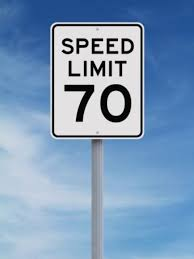
%> input picture wild_signs/speedLimit/streetsign12.jpg, 194 x 259 px
$ octave test.m   (GNU Octave 9; MATLAB toolbox functions it lacks are replaced by stand-ins)
%> lines starting %> are read from the running program, lines starting %| are printed output that depends on the picture
%> further down, im_speed is the input picture: size 259x194x3 uint8; mean R, G, B 125.4, 155.3, 187.7
### matchTemplate.m
function [ boundingBox ] = matchTemplate( temp, im )
% matchTemplate - matches the template to the image
% image is a colored image
% template is a cropped street sign that is gray
im_g = rgb2gray(im);
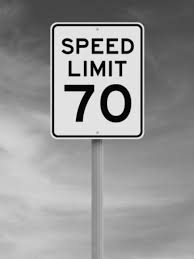
%> im_g: size 259x194 uint8; min 0, max 250, mean 150.1
[mt, nt] = size(temp);
[mi, ni] = size(im);
%> mi = 259; ni = 582
scale = max(mt/mi, nt/ni);
%> scale = 0.772

im_g = imresize(im_g, 5*scale);
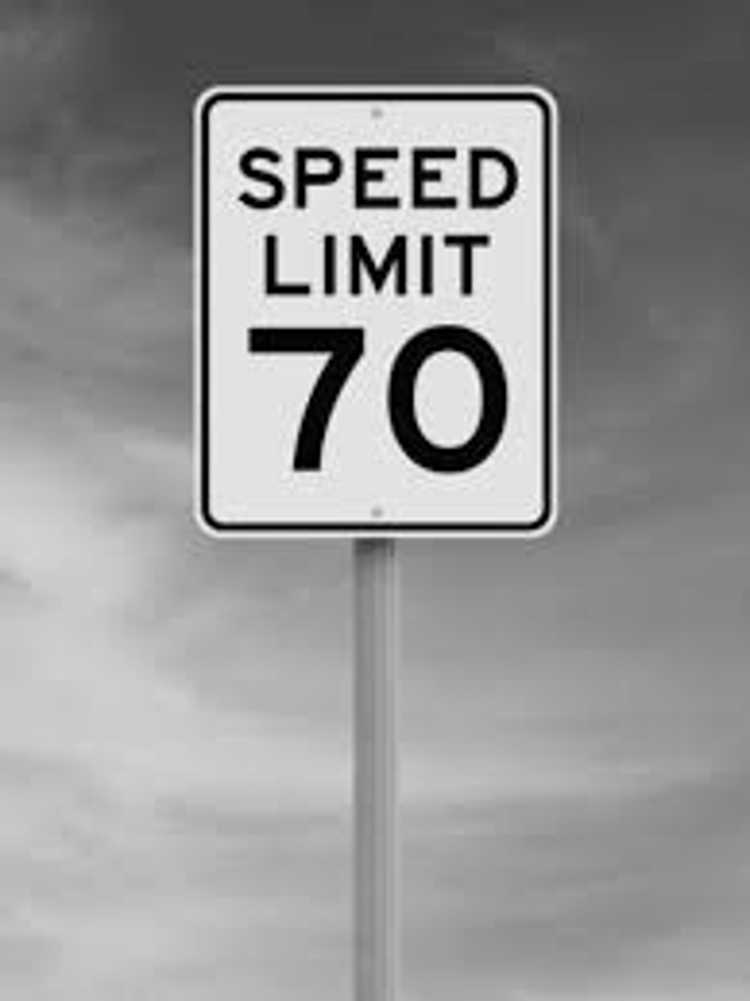
%> im_g: size 1001x750 uint8; min 0, max 255, mean 150.1


% MAYBE TRY TO USE DIFFERENT SIZE FILTERS WHEN EXTRACTING FEATURES

% detect the important features from both
% template and image
%> the run ends on the next line
image_points = detectSURFFeatures(im_g, 'MetricThreshold', 10,...
    'NumScaleLevels', 6, 'NumOctaves', 2);
temp_points = detectSURFFeatures(temp, 'MetricThreshold', 10,...
    'NumScalelevels', 6, 'NumOctaves', 2);
% [12 lines of commented-out code are left out]
[im_feat, im_points] = extractFeatures(im_g, image_points);
[temp_feat, temp_points] = extractFeatures(temp, temp_points);
% match those featrues
[pairs, matchVal] = matchFeatures(temp_feat, im_feat, 'Method', 'Exhaustive', ...
    'MatchThreshold', 1, 'MaxRatio', 0.8, 'Unique', true);

% somehow, sort these pairs by increasing match distance
% then, process these in that order.
[top_matches, indices] = sort(matchVal, 'ascend');
pairs = pairs(indices, :);

% plot the mapping between template points
% and points in the scene.
matchedTempPoints = temp_points(pairs(:, 1), :);
matchedScenePoints = im_points(pairs(:, 2), :);

subplot(1, 2, 1);
showMatchedFeatures(temp, im_g, matchedTempPoints, ...
    matchedScenePoints, 'montage');
title('All Matched Points');

numPoints = length(matchedTempPoints);
if numPoints > 12
    numPoints = 12;
end

if (numPoints >= 4)
    best_inliers = 0;
    error_threshold = 10;
    best_H = zeros(3, 3);
    H = zeros(8, 8);
    H(1,3)=1; H(2,6)=1; H(3,3)=1; H(4,6)=1; H(5,3)=1; H(6,6)=1; H(7,3)=1; H(8,6)=1;

    combinations = ones(numPoints, 4);
    row = 1;
    % make sure these are all unique
    for i=1:numPoints
        for j=1:numPoints
            for k=1:numPoints
                for l=1:numPoints
                    if (length(unique([i, j, k, l])) ~= 4)
                        combinations(row, :) = [i, j, k, l];
                    row = row + 1;
                    end
                end
            end
        end
    end
    %fprintf('rows: %d\n', row);

    numCombinations = length(combinations);
    for i=1:numCombinations
       %fprintf('estimating homography\n');
       % choose a random subset of four points
       points = combinations(i, :);
       %fprintf('iter: %d\n', i);

       p1 = matchedTempPoints(points(1)).Location;
       p2 = matchedTempPoints(points(2)).Location;
       p3 = matchedTempPoints(points(3)).Location;
       p4 = matchedTempPoints(points(4)).Location;
       x1 = round(p1(1, 1));
       y1 = round(p1(1, 2));
       x2 = round(p2(1, 1));
       y2 = round(p2(1, 2));
       x3 = round(p3(1, 1));
       y3 = round(p3(1, 2));
       x4 = round(p4(1, 1));
       y4 = round(p4(1, 2));

       p_1 = matchedScenePoints(points(1)).Location;
       p_2 = matchedScenePoints(points(2)).Location;
       p_3 = matchedScenePoints(points(3)).Location;
       p_4 = matchedScenePoints(points(4)).Location;
       x_1 = round(p_1(1, 1));
       y_1 = round(p_1(1, 2));
       x_2 = round(p_2(1, 1));
       y_2 = round(p_2(1, 2));
       x_3 = round(p_3(1, 1));
       y_3 = round(p_3(1, 2));
       x_4 = round(p_4(1, 1));
       y_4 = round(p_4(1, 2));

       % estimate the homography
       H(1,1)=x1;H(1,2)=y1;H(1,7)=(-x1*x_1);H(1,8)=(-y1*x_1);
       H(2,4)=x1;H(2,5)=y1;H(2,7)=(-x1*y_1);H(2,8)=(-y1*y_1);
       H(3,1)=x2;H(3,2)=y2;H(3,7)=(-x2*x_2);H(3,8)=(-y2*x_2);
       H(4,4)=x2;H(4,5)=y2;H(4,7)=(-x2*y_2);H(4,8)=(-y2*y_2);
       H(5,1)=x3;H(5,2)=y3;H(5,7)=(-x3*x_3);H(5,8)=(-y3*x_3);
       H(6,4)=x3;H(6,5)=y3;H(6,7)=(-x3*y_3);H(6,8)=(-y3*y_3);
       H(7,1)=x4;H(7,2)=y4;H(7,7)=(-x4*x_4);H(7,8)=(-y4*x_4);
       H(8,4)=x4;H(8,5)=y4;H(8,7)=(-x4*y_4);H(8,8)=(-y4*y_4);
       x = [x_1; y_1; x_2; y_2; x_3; y_3; x_4; y_4];

       warning('off', 'all');
       h = zeros(9, 1);
       h(1:8) = H\x;
       h(9) = 1;
       h = reshape(h, 3, 3)';
       warning('on', 'all');

       inlier_count = 0;
       %fprintf('estimating outliers\n');
       % transform all of the points
       for j=1:numPoints
           p = matchedTempPoints(j).Location;
           x = p(1, 1);
           y = p(1, 2);
           p_ = matchedScenePoints(j).Location;
           x_ = p_(1, 1);
           y_ = p_(1, 2);

           proj = h * [x; y; 1];
           proj = proj / proj(3);

           error = proj - [x_ y_ 1]';
           if (norm(error, 1) < error_threshold)
               inlier_count = inlier_count + 1;
           end
           %fprintf('point: %d, error: %.3f\n', j, norm(error, 1));
           %fprintf('x: %.3f, x_: %.3f, y: %.3f, y_: %.3f, z: %.3f, z_: %.3f\n', ...
                %proj(1), x_, proj(2), y_, proj(3), 1);
       end

       % estimate which points are inliers
       if (inlier_count > best_inliers)
            best_H = h;
            best_inliers = inlier_count;
       end

    end

    %boundingBox = transformPointsForward(tform, boundingBox);
    ul = best_H * [1; 1; 1]; p1 = ul(1:2)/ul(3);
    ur = best_H * [size(temp, 2); 1; 1]; p2 = ur(1:2)/ur(3);
    br = best_H * [size(temp, 2); size(temp, 1); 1]; p3 = br(1:2)/br(3);
    bl = best_H * [1; size(temp, 2); 1]; p4 = bl(1:2)/bl(3);

    % estimate whether or not the bounding box is a rectangle-ish shape
    % if not then return 0
    top = ur-ul; top_norm = norm(top, 2);
    left = ul-bl; left_norm = norm(left, 2);
    bottom = bl-br; bottom_norm = norm(bottom, 2);
    right = br-ur; right_norm = norm(right, 2);
    ang_tl = acosd(top' * left  / (top_norm * left_norm));
    ang_bl = acosd(left' * bottom / (left_norm * bottom_norm));
    ang_br = acosd(bottom' * right / (bottom_norm * right_norm));
    ang_ur = acosd(right' * top / (right_norm * top_norm));
    fprintf('angles: %.2f, %.2f, %.2f, %.2f\n', ang_tl, ang_bl, ang_br, ang_ur);
    angle_error = abs(90-[ang_tl; ang_bl; ang_br; ang_ur]);
    fprintf('angle error: %.2f\n', max(angle_error));
    norm_ratios = [top_norm / left_norm;
        left_norm / bottom_norm;
        bottom_norm / right_norm;
        right_norm / top_norm];
    fprintf('norm_ratios: %.2f, %.2f, %.2f, %.2f\n', norm_ratios(1), ...
        norm_ratios(2), norm_ratios(3), norm_ratios(4));
    if max(angle_error) > 25
        boundingBox = 0;
        fprintf('angles too skewed\n\n');
    elseif ((max(norm_ratios) > 1.4) || (min(norm_ratios) < (1/1.4)))
        boundingBox = 0;
        fprintf('max: %.2f, min: %.2f\n', max(norm_ratios), min(norm_ratios));
        fprintf('sides too skewed\n\n');
    else
        % plot the box
        fprintf('good match\n\n');
        boundingBox = [p1'; p2'; p3'; p4'; p1';] / (5 * scale);
        subplot(1, 2, 2);
        imshow(im);
        hold on;
        line(boundingBox(:, 1), boundingBox(:, 2), 'Color', 'g');
        title('Detected Sign');
    end

else
    boundingBox = 0;
    fprintf('not enough points\n\n');
end

end

### test.m
load templates.mat

im_speed = imread('wild_signs\speedLimit\streetsign12.jpg');
bounds1 = matchTemplate(speedLimitTemplate, im_speed);
